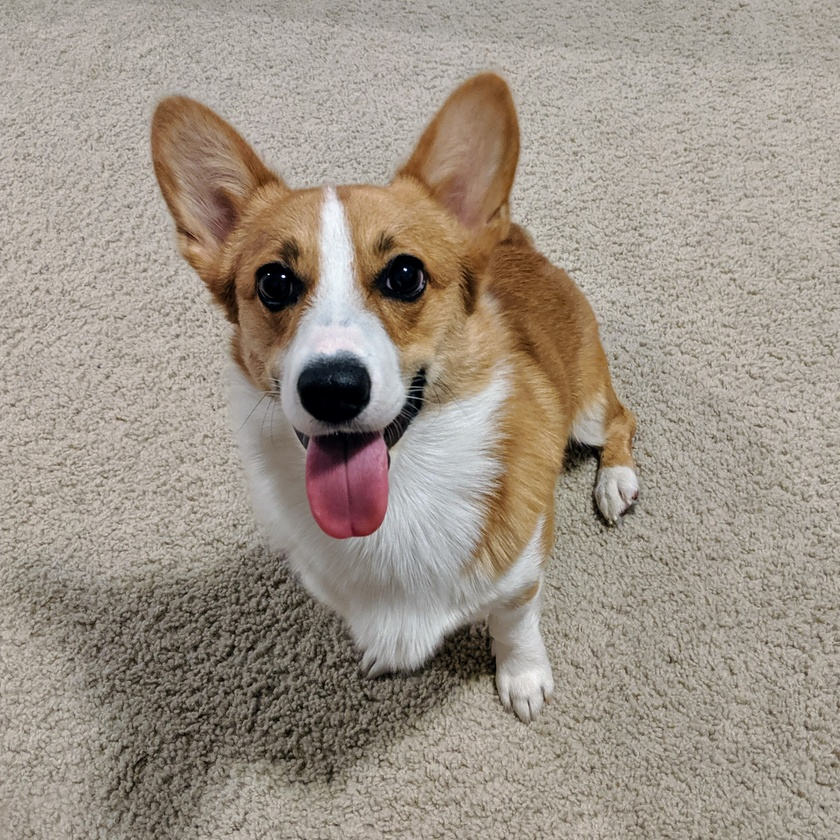
#> input picture OpenCV/pytorch/img1.jpg, 840 x 840 px, shrunk from 2441 x 2441 before the run, given in place of the camera
$ python homework.py
#> lines starting #> are read from the running program, lines starting #| are printed output that depends on the picture; after the words box and inside, x2 and y2 are one past the last pixel; in counts of white or black regions, pixels touching at a corner belong together
import cv2
import numpy as np
import sys

src = cv2.VideoCapture(0)
if src.isOpened() == False:
    print("camera load failed")
    sys.exit()

while True:
    ret, frame = src.read()
#> frame is the input picture: shape (840, 840, 3); mean B, G, R 135.6, 147.4, 157.7
    if ret == False:
        print("캡쳐불가")
        break
    gray = cv2.cvtColor(frame, cv2.COLOR_BGR2GRAY)
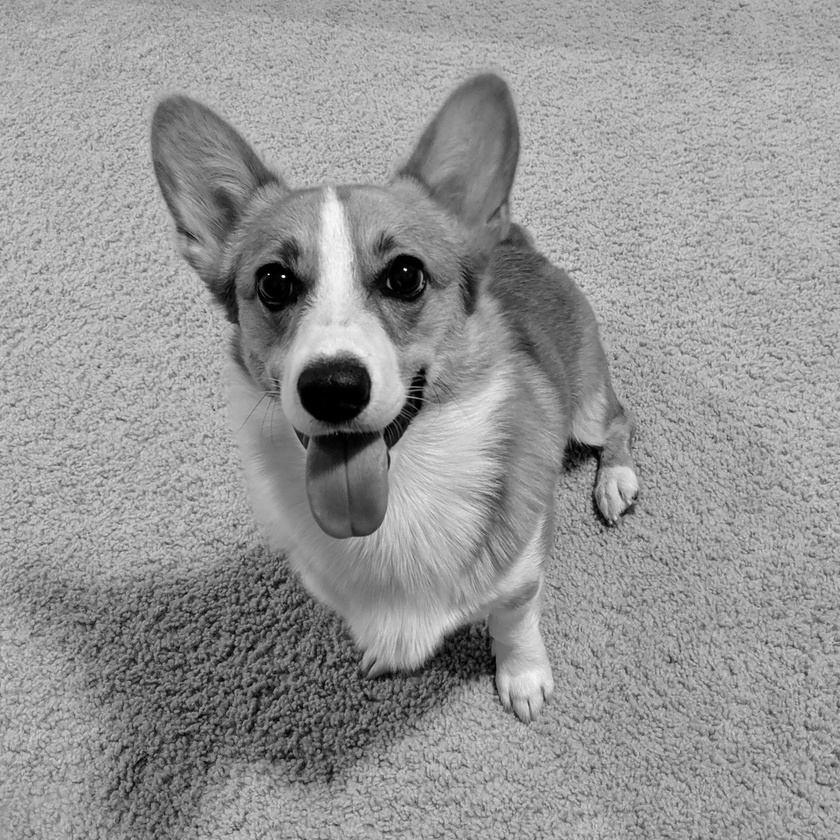
#> gray: shape (840, 840); min 0, max 252, mean 149.1
    canny = cv2.Canny(gray, 50, 150)
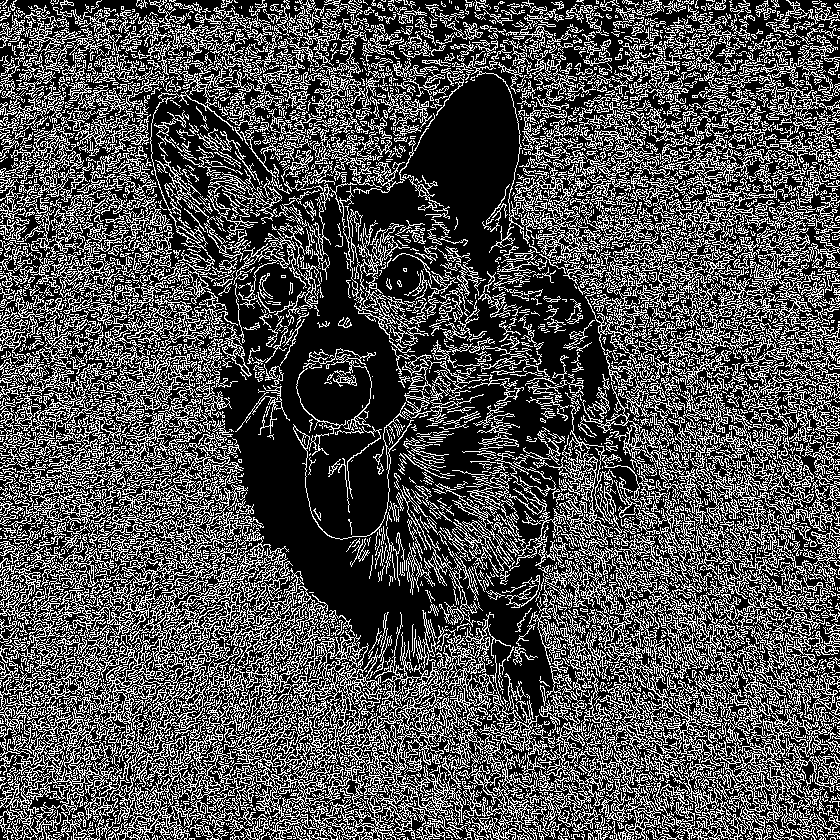
#> canny: shape (840, 840); 31.3% white in thin lines or dots
    contours, h = cv2.findContours(canny, cv2.RETR_EXTERNAL, cv2.CHAIN_APPROX_NONE)
#> contours = 4230 contours, 3626 with area under 20; largest, box (x1, y1, x2, y2) and area: (0, 551, 511, 840) 55974, (594, 620, 840, 840) 12637, (2, 360, 226, 539) 4648, (450, 673, 548, 840) 2671, (126, 463, 248, 599) 1916
    cv2.drawContours(frame, contours, -1, (255, 0, 0), 2)
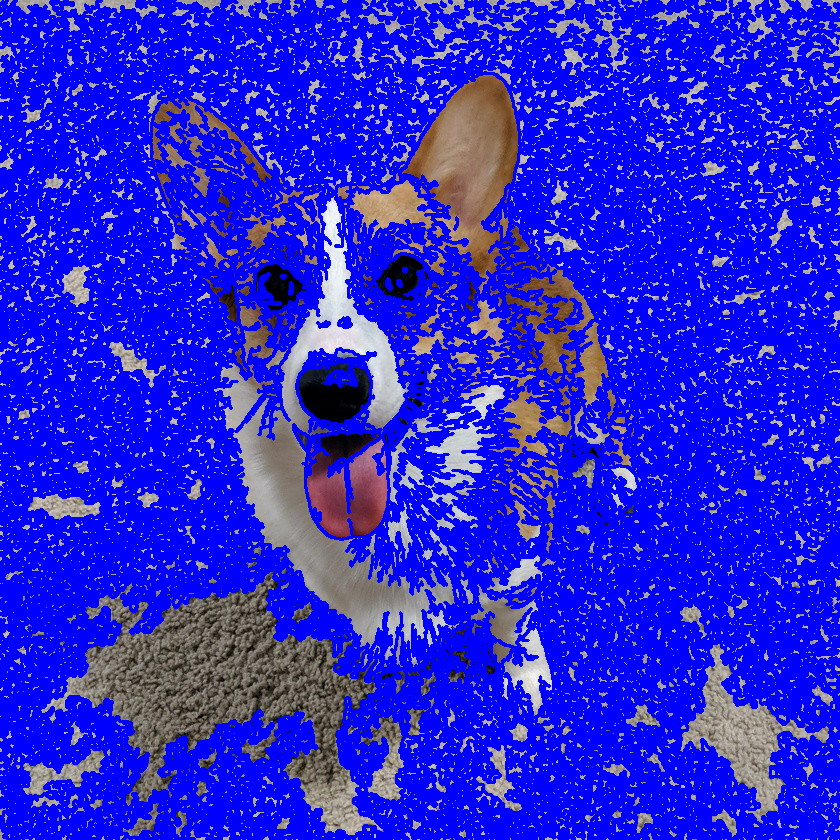
#> frame: shape (840, 840, 3); mean B, G, R 218.9, 36.8, 40.3
    cv2.imshow("frame", frame)
    key = cv2.waitKey(10)
#> (key Esc is pressed here)
    if key == 27:
        break

src.release()
cv2.destroyAllWindows()
